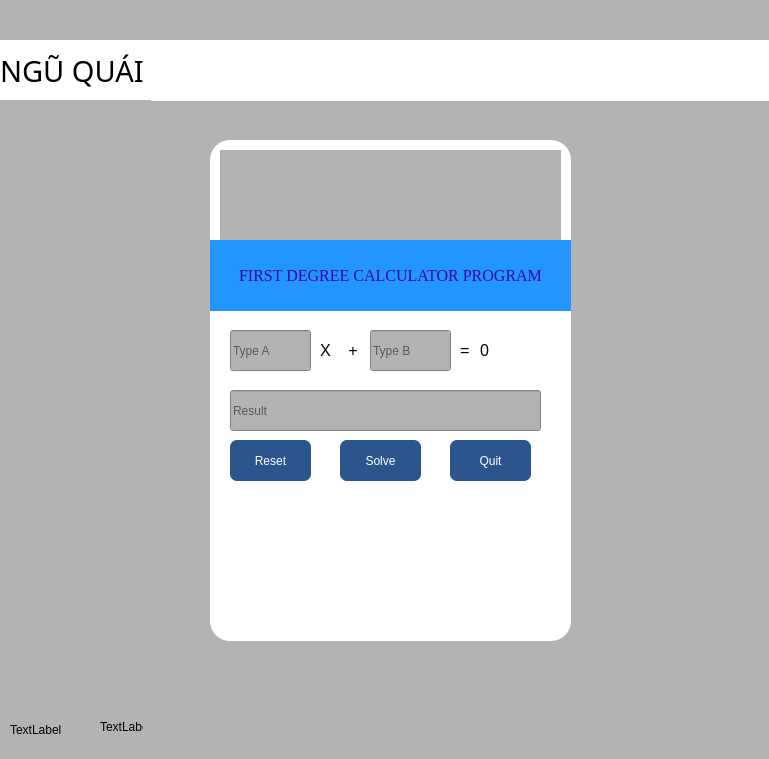
<?xml version="1.0" encoding="UTF-8"?>
<ui version="4.0">
 <class>Loginwindow</class>
 <widget class="QMainWindow" name="Loginwindow">
  <property name="geometry">
   <rect>
    <x>0</x>
    <y>0</y>
    <width>769</width>
    <height>759</height>
   </rect>
  </property>
  <property name="font">
   <font>
    <pointsize>12</pointsize>
   </font>
  </property>
  <property name="windowTitle">
   <string>MainWindow</string>
  </property>
  <property name="styleSheet">
   <string notr="true">background-color: rgb(40, 83, 138);
background-color: rgb(179, 179, 179);</string>
  </property>
  <widget class="QWidget" name="centralwidget">
   <widget class="QLabel" name="label">
    <property name="geometry">
     <rect>
      <x>210</x>
      <y>140</y>
      <width>361</width>
      <height>501</height>
     </rect>
    </property>
    <property name="styleSheet">
     <string notr="true">background-color: rgb(255, 255, 255);
background-color: white;
border-radius: 20px;</string>
    </property>
    <property name="text">
     <string/>
    </property>
   </widget>
   <widget class="QLabel" name="label_4">
    <property name="geometry">
     <rect>
      <x>0</x>
      <y>0</y>
      <width>781</width>
      <height>41</height>
     </rect>
    </property>
    <property name="text">
     <string/>
    </property>
    <property name="pixmap">
     <pixmap>../../../Downloads/C:/Users/LENOVO/Pictures/Screenshots/Screenshot 2026-10-11 153951.png</pixmap>
    </property>
    <property name="scaledContents">
     <bool>true</bool>
    </property>
   </widget>
   <widget class="QLabel" name="label_5">
    <property name="geometry">
     <rect>
      <x>0</x>
      <y>660</y>
      <width>331</width>
      <height>61</height>
     </rect>
    </property>
    <property name="text">
     <string/>
    </property>
    <property name="pixmap">
     <pixmap>../../../Downloads/C:/Users/LENOVO/Pictures/Screenshots/Screenshot 2026-10-11 154355.png</pixmap>
    </property>
    <property name="scaledContents">
     <bool>true</bool>
    </property>
   </widget>
   <widget class="QLabel" name="label_6">
    <property name="geometry">
     <rect>
      <x>330</x>
      <y>660</y>
      <width>201</width>
      <height>61</height>
     </rect>
    </property>
    <property name="text">
     <string/>
    </property>
    <property name="pixmap">
     <pixmap>../../../Downloads/C:/Users/LENOVO/Pictures/Screenshots/Screenshot 2026-10-11 154455.png</pixmap>
    </property>
    <property name="scaledContents">
     <bool>true</bool>
    </property>
   </widget>
   <widget class="QLabel" name="label_7">
    <property name="geometry">
     <rect>
      <x>530</x>
      <y>660</y>
      <width>251</width>
      <height>61</height>
     </rect>
    </property>
    <property name="text">
     <string/>
    </property>
    <property name="pixmap">
     <pixmap>../../../Downloads/C:/Users/LENOVO/Pictures/Screenshots/Screenshot 2026-10-11 154545.png</pixmap>
    </property>
    <property name="scaledContents">
     <bool>true</bool>
    </property>
   </widget>
   <widget class="QLabel" name="label_8">
    <property name="geometry">
     <rect>
      <x>220</x>
      <y>150</y>
      <width>341</width>
      <height>91</height>
     </rect>
    </property>
    <property name="text">
     <string/>
    </property>
    <property name="pixmap">
     <pixmap>../../../Downloads/C:/Users/LENOVO/Pictures/Screenshots/Screenshot 2026-10-11 154812.png</pixmap>
    </property>
    <property name="scaledContents">
     <bool>true</bool>
    </property>
   </widget>
   <widget class="QLineEdit" name="lineEditTypeA">
    <property name="geometry">
     <rect>
      <x>230</x>
      <y>330</y>
      <width>81</width>
      <height>41</height>
     </rect>
    </property>
    <property name="styleSheet">
     <string notr="true">QLineEdit {
	font: 7pt &quot;Times New Roman&quot;;
    background-color: #ffffff; /* Nền màu trắng */
    border: 1px solid #cccccc; /* Viền mỏng màu xám nhạt */
    border-radius: 8px;        /* Bo góc tròn */
    padding: 10px 15px;        /* Khoảng cách đẩy chữ lùi vào trong (Trên/dưới 10px, Trái/phải 15px) */
    color: #333333;            /* Màu chữ đen xám khi gõ */
    font-size: 14px;           /* Kích thước chữ */
}

/* Hiệu ứng tùy chọn: Đổi màu viền sang xanh khi click chuột vào ô *
QLineEdit:focus {
    border: 1px solid #5b9bd5;</string>
    </property>
    <property name="placeholderText">
     <string>Type A</string>
    </property>
   </widget>
   <widget class="QPushButton" name="pushButtonSolve">
    <property name="geometry">
     <rect>
      <x>340</x>
      <y>440</y>
      <width>81</width>
      <height>41</height>
     </rect>
    </property>
    <property name="styleSheet">
     <string notr="true">background-color: rgb(43, 85, 140);
border-radius: 7px;
color: rgb(255, 255, 255);</string>
    </property>
    <property name="text">
     <string>Solve</string>
    </property>
   </widget>
   <widget class="QLabel" name="label_10">
    <property name="geometry">
     <rect>
      <x>230</x>
      <y>490</y>
      <width>311</width>
      <height>41</height>
     </rect>
    </property>
    <property name="styleSheet">
     <string notr="true">background-color: rgb(255, 255, 255);</string>
    </property>
    <property name="text">
     <string/>
    </property>
    <property name="pixmap">
     <pixmap>../../../Downloads/C:/Users/LENOVO/Pictures/Screenshots/Screenshot 2026-10-11 160031.png</pixmap>
    </property>
   </widget>
   <widget class="QLabel" name="label_11">
    <property name="geometry">
     <rect>
      <x>230</x>
      <y>540</y>
      <width>311</width>
      <height>51</height>
     </rect>
    </property>
    <property name="styleSheet">
     <string notr="true">background-color: rgb(255, 255, 255);</string>
    </property>
    <property name="text">
     <string/>
    </property>
    <property name="pixmap">
     <pixmap>../../../Downloads/C:/Users/LENOVO/Pictures/Screenshots/Screenshot 2026-10-11 160031.png</pixmap>
    </property>
   </widget>
   <widget class="QLabel" name="label_13">
    <property name="geometry">
     <rect>
      <x>230</x>
      <y>580</y>
      <width>331</width>
      <height>51</height>
     </rect>
    </property>
    <property name="styleSheet">
     <string notr="true">background-color: rgb(255, 255, 255);</string>
    </property>
    <property name="text">
     <string/>
    </property>
    <property name="pixmap">
     <pixmap>../../../Downloads/C:/Users/LENOVO/Pictures/Screenshots/Screenshot 2026-10-11 160437.png</pixmap>
    </property>
    <property name="scaledContents">
     <bool>true</bool>
    </property>
   </widget>
   <widget class="QLabel" name="label_14">
    <property name="geometry">
     <rect>
      <x>10</x>
      <y>720</y>
      <width>751</width>
      <height>20</height>
     </rect>
    </property>
    <property name="text">
     <string>TextLabel</string>
    </property>
   </widget>
   <widget class="QPushButton" name="pushButtonReset">
    <property name="geometry">
     <rect>
      <x>230</x>
      <y>440</y>
      <width>81</width>
      <height>41</height>
     </rect>
    </property>
    <property name="styleSheet">
     <string notr="true">background-color: rgb(43, 85, 140);
border-radius: 7px;
color: rgb(255, 255, 255);</string>
    </property>
    <property name="text">
     <string>Reset</string>
    </property>
   </widget>
   <widget class="QLabel" name="label_15">
    <property name="geometry">
     <rect>
      <x>100</x>
      <y>720</y>
      <width>43</width>
      <height>13</height>
     </rect>
    </property>
    <property name="text">
     <string>TextLabel</string>
    </property>
   </widget>
   <widget class="QLabel" name="label_16">
    <property name="geometry">
     <rect>
      <x>210</x>
      <y>240</y>
      <width>361</width>
      <height>71</height>
     </rect>
    </property>
    <property name="font">
     <font>
      <family>Times New Roman</family>
      <pointsize>12</pointsize>
      <weight>50</weight>
      <italic>false</italic>
      <bold>false</bold>
     </font>
    </property>
    <property name="styleSheet">
     <string notr="true">background-color: rgb(255, 255, 255);
background-color: rgb(35, 149, 255);
color: rgb(57, 0, 173);
font: 12pt &quot;Times New Roman&quot;;
</string>
    </property>
    <property name="text">
     <string>FIRST DEGREE CALCULATOR PROGRAM</string>
    </property>
    <property name="alignment">
     <set>Qt::AlignCenter</set>
    </property>
   </widget>
   <widget class="QLabel" name="label_9">
    <property name="geometry">
     <rect>
      <x>320</x>
      <y>320</y>
      <width>71</width>
      <height>61</height>
     </rect>
    </property>
    <property name="font">
     <font>
      <pointsize>12</pointsize>
     </font>
    </property>
    <property name="styleSheet">
     <string notr="true">background-color: rgb(255, 255, 255);</string>
    </property>
    <property name="text">
     <string>X    +</string>
    </property>
   </widget>
   <widget class="QLineEdit" name="lineEditTypeB">
    <property name="geometry">
     <rect>
      <x>370</x>
      <y>330</y>
      <width>81</width>
      <height>41</height>
     </rect>
    </property>
    <property name="styleSheet">
     <string notr="true">QLineEdit {
	font: 7pt &quot;Times New Roman&quot;;
    background-color: #ffffff; /* Nền màu trắng */
    border: 1px solid #cccccc; /* Viền mỏng màu xám nhạt */
    border-radius: 8px;        /* Bo góc tròn */
    padding: 10px 15px;        /* Khoảng cách đẩy chữ lùi vào trong (Trên/dưới 10px, Trái/phải 15px) */
    color: #333333;            /* Màu chữ đen xám khi gõ */
    font-size: 14px;           /* Kích thước chữ */
}

/* Hiệu ứng tùy chọn: Đổi màu viền sang xanh khi click chuột vào ô *
QLineEdit:focus {
    border: 1px solid #5b9bd5;</string>
    </property>
    <property name="placeholderText">
     <string>Type B</string>
    </property>
   </widget>
   <widget class="QLabel" name="label_12">
    <property name="geometry">
     <rect>
      <x>460</x>
      <y>320</y>
      <width>71</width>
      <height>61</height>
     </rect>
    </property>
    <property name="font">
     <font>
      <pointsize>12</pointsize>
     </font>
    </property>
    <property name="styleSheet">
     <string notr="true">background-color: rgb(255, 255, 255);</string>
    </property>
    <property name="text">
     <string>=</string>
    </property>
   </widget>
   <widget class="QLineEdit" name="lineEditResult">
    <property name="geometry">
     <rect>
      <x>230</x>
      <y>390</y>
      <width>311</width>
      <height>41</height>
     </rect>
    </property>
    <property name="styleSheet">
     <string notr="true">QLineEdit {
	font: 7pt &quot;Times New Roman&quot;;
    background-color: #ffffff; /* Nền màu trắng */
    border: 1px solid #cccccc; /* Viền mỏng màu xám nhạt */
    border-radius: 8px;        /* Bo góc tròn */
    padding: 10px 15px;        /* Khoảng cách đẩy chữ lùi vào trong (Trên/dưới 10px, Trái/phải 15px) */
    color: #333333;            /* Màu chữ đen xám khi gõ */
    font-size: 14px;           /* Kích thước chữ */
}

/* Hiệu ứng tùy chọn: Đổi màu viền sang xanh khi click chuột vào ô *
QLineEdit:focus {
    border: 1px solid #5b9bd5;</string>
    </property>
    <property name="placeholderText">
     <string>Result</string>
    </property>
   </widget>
   <widget class="QPushButton" name="pushButtonQuit">
    <property name="geometry">
     <rect>
      <x>450</x>
      <y>440</y>
      <width>81</width>
      <height>41</height>
     </rect>
    </property>
    <property name="styleSheet">
     <string notr="true">background-color: rgb(43, 85, 140);
border-radius: 7px;
color: rgb(255, 255, 255);</string>
    </property>
    <property name="text">
     <string>Quit</string>
    </property>
   </widget>
   <widget class="QLabel" name="label_17">
    <property name="geometry">
     <rect>
      <x>480</x>
      <y>320</y>
      <width>71</width>
      <height>61</height>
     </rect>
    </property>
    <property name="font">
     <font>
      <pointsize>12</pointsize>
     </font>
    </property>
    <property name="styleSheet">
     <string notr="true">background-color: rgb(255, 255, 255);</string>
    </property>
    <property name="text">
     <string>0</string>
    </property>
   </widget>
   <widget class="QLabel" name="label_2">
    <property name="geometry">
     <rect>
      <x>0</x>
      <y>40</y>
      <width>771</width>
      <height>61</height>
     </rect>
    </property>
    <property name="font">
     <font>
      <family>Pristina</family>
      <pointsize>22</pointsize>
      <weight>50</weight>
      <italic>false</italic>
      <bold>false</bold>
     </font>
    </property>
    <property name="styleSheet">
     <string notr="true">background-color: rgb(255, 255, 255);
border-color: rgb(0, 0, 0);
font: 22pt &quot;Pristina&quot;;</string>
    </property>
    <property name="text">
     <string>NGŨ QUÁI</string>
    </property>
   </widget>
   <widget class="QLabel" name="label_3">
    <property name="geometry">
     <rect>
      <x>0</x>
      <y>100</y>
      <width>151</width>
      <height>141</height>
     </rect>
    </property>
    <property name="text">
     <string/>
    </property>
    <property name="pixmap">
     <pixmap>../../../Downloads/C:/Users/LENOVO/Pictures/Screenshots/Screenshot 2026-10-22 163742.png</pixmap>
    </property>
    <property name="scaledContents">
     <bool>true</bool>
    </property>
   </widget>
   <widget class="QLabel" name="label_18">
    <property name="geometry">
     <rect>
      <x>340</x>
      <y>160</y>
      <width>101</width>
      <height>71</height>
     </rect>
    </property>
    <property name="text">
     <string/>
    </property>
   </widget>
  </widget>
  <widget class="QMenuBar" name="menubar">
   <property name="geometry">
    <rect>
     <x>0</x>
     <y>0</y>
     <width>769</width>
     <height>33</height>
    </rect>
   </property>
  </widget>
  <widget class="QStatusBar" name="statusbar"/>
 </widget>
 <resources/>
 <connections>
  <connection>
   <sender>pushButtonQuit</sender>
   <signal>clicked()</signal>
   <receiver>Loginwindow</receiver>
   <slot>close()</slot>
   <hints>
    <hint type="sourcelabel">
     <x>490</x>
     <y>493</y>
    </hint>
    <hint type="destinationlabel">
     <x>383</x>
     <y>379</y>
    </hint>
   </hints>
  </connection>
 </connections>
</ui>
